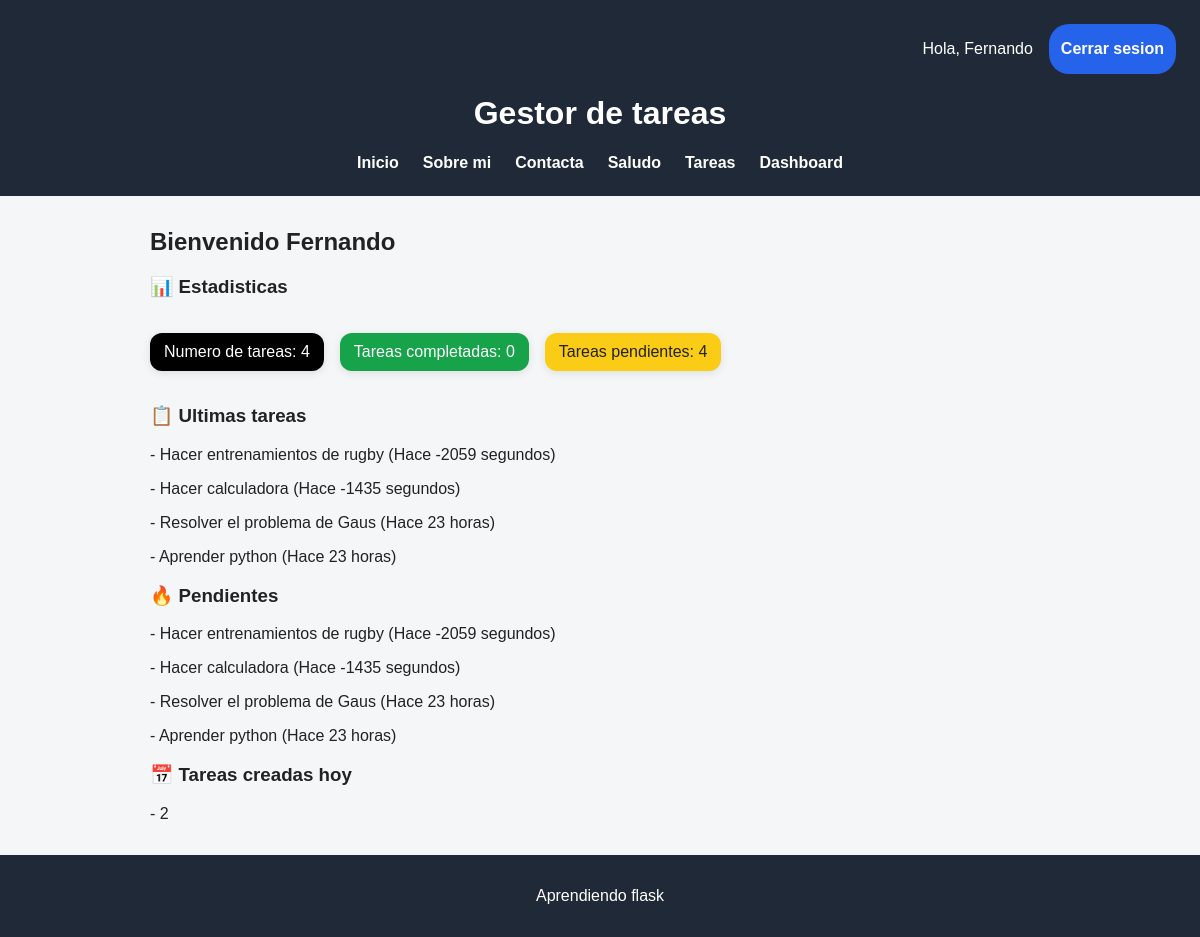
The app's page /dashboard (signed in) with its own data.
### app/models/models.py (models this page shows)
class Tareas_db(db.Model):
    __tablename__ = "task"
    id = db.Column(db.Integer, primary_key=True)
    tarea = db.Column(db.String(100), nullable=False)
    completada = db.Column(db.Boolean, default=False)
    usuario_id = db.Column(db.Integer, db.ForeignKey("users.id"))
    fecha_creacion = db.Column(db.DateTime, default=datetime.now)
    prioridad = db.Column(db.String(20), default="Media")

### app/routes/dashboard_routes.py (the view)
@dashboard_bp.route("/dashboard")
def dashboard():
    if "usuario" not in session:
        return redirect(url_for("auth.login"))
    ultimas_tareas = (
        Tareas_db.query.filter_by(usuario_id=session["usuario_id"])
        .order_by(Tareas_db.fecha_creacion.desc())
        .limit(5)
        .all()
    )
    for tarea in ultimas_tareas:
        tarea.tiempo_transcurrido = tiempo_transcurrido(tarea.fecha_creacion)
    long_tareas, tareas_totales_completadas, tareas_totales_pendientes = (
        calcular_tareas()
    )
    ultimas_tareas_pendientes = (
        Tareas_db.query.filter_by(usuario_id=session["usuario_id"], completada=False)
        .order_by(Tareas_db.fecha_creacion.desc())
        .limit(5)
        .all()
    )
    long_tareas, tareas_totales_completadas, tareas_totales_pendientes = (
        calcular_tareas()
    )
    tareas_creadas_hoy = 0
    tareas = Tareas_db.query.filter_by(usuario_id=session["usuario_id"]).all()
    for tarea in tareas:
        if tarea.fecha_creacion.date() == datetime.now().date():
            tareas_creadas_hoy += 1
    return render_template(
        "dashboard.html",
        long_tareas=long_tareas,
        tareas_totales_completadas=tareas_totales_completadas,
        tareas_totales_pendientes=tareas_totales_pendientes,
        ultimas_tareas=ultimas_tareas,
        ultimas_tareas_pendientes=ultimas_tareas_pendientes,
        tareas_creadas_hoy=tareas_creadas_hoy,
    )

### app/utils/helpers.py (called while the page is built)
def calcular_tareas():
    tareas = Tareas_db.query.filter_by(usuario_id=session["usuario_id"]).all()
    long_tareas = len(tareas)
    tareas_pendiente = Tareas_db.query.filter_by(
        usuario_id=session["usuario_id"], completada=False
    ).all()
    tareas_totales_pendientes = len(tareas_pendiente)
    tareas_completadas = Tareas_db.query.filter_by(
        usuario_id=session["usuario_id"], completada=True
    ).all()
    tareas_totales_completadas = len(tareas_completadas)
    return long_tareas, tareas_totales_completadas, tareas_totales_pendientes

def tiempo_transcurrido(fecha_creacion):
    ahora = datetime.now()
    diferencia = ahora - fecha_creacion
    segundos = int(diferencia.total_seconds())
    minuto = int(segundos // 60)
    hora = int(segundos // 3600)
    dia = int(segundos // 86400)
    if segundos < 60:
        if segundos == 1:
            return f"Hace {segundos} segundo"
        else:
            return f"Hace {segundos} segundos"
    elif segundos < 3600:
        if minuto == 1:
            return f"Hace {minuto} minuto"
        else:
            return f"Hace {minuto} minutos"
    elif segundos < 86400:
        if hora == 1:
            return f"Hace {hora} hora"
        else:
            return f"Hace {hora} horas"
    else:
        if dia == 1:
            return f"Hace {dia} dia"
        else:
            return f"Hace {dia} dias"

### templates/dashboard.html
{% extends "base.html" %}
{% block contenido %}
<h2>Bienvenido {{ session["usuario"]}}</h2>
<h3>📊 Estadisticas</h3>
<div class="estadisticas">
    <p class="estadisticas-card-tarea">Numero de tareas: {{ long_tareas }}</p>
    <p class="estadisticas-card-completadas">Tareas completadas: {{ tareas_totales_completadas }}</p>
    <p class="estadisticas-card-pendientes">Tareas pendientes: {{ tareas_totales_pendientes }}</p>
</div>
<h3>📋 Ultimas tareas</h3>
{% for tarea in ultimas_tareas %}
<p>- {{ tarea.tarea }} ({{ tarea.tiempo_transcurrido }})</p>
{% endfor %}
<h3>🔥 Pendientes</h3>
{% for tarea in ultimas_tareas_pendientes %}
<p>- {{ tarea.tarea }} ({{ tarea.tiempo_transcurrido }})</p>
{% endfor %}
<h3>📅 Tareas creadas hoy</h3>
<p>- {{ tareas_creadas_hoy }}</p>
{% endblock %}

### static/style.css (style rules this page uses)
body { background-color: #f4f6f8; color: #222222; font-family: Arial, Helvetica, sans-serif; margin: 0; }
.estadisticas { display: flex; gap: 16px; flex-wrap: wrap; }
.estadisticas-card-tarea { color: #ffffff; background-color: black; padding: 10px 14px; border-radius: 12px; box-shadow: 0px 2px 8px rgba(0, 0, 0, 0.1); transition: 0.2s ease; }
.estadisticas-card-pendientes { color: #222222; background-color: #facc15; padding: 10px 14px; border-radius: 12px; box-shadow: 0px 2px 8px rgba(0, 0, 0, 0.1); transition: 0.2s ease; }
.estadisticas-card-completadas { color: #ffffff; background-color: #16a34a; padding: 10px 14px; border-radius: 12px; box-shadow: 0px 2px 8px rgba(0, 0, 0, 0.1); transition: 0.2s ease; }

### records on screen
Tareas_db: tarea "Hacer entrenamientos de rugby", tiempo_transcurrido "Hace -2059 segundos"
Tareas_db: tarea "Hacer calculadora", tiempo_transcurrido "Hace -1435 segundos"
Tareas_db: tarea "Resolver el problema de Gaus", tiempo_transcurrido "Hace 23 horas"
Tareas_db: tarea "Aprender python", tiempo_transcurrido "Hace 23 horas"

### other values on screen
{{ session["usuario"] }} "Fernando"
{{ long_tareas }} "4"
{{ tareas_totales_completadas }} "0"
{{ tareas_totales_pendientes }} "4"
{{ tareas_creadas_hoy }} "2"
